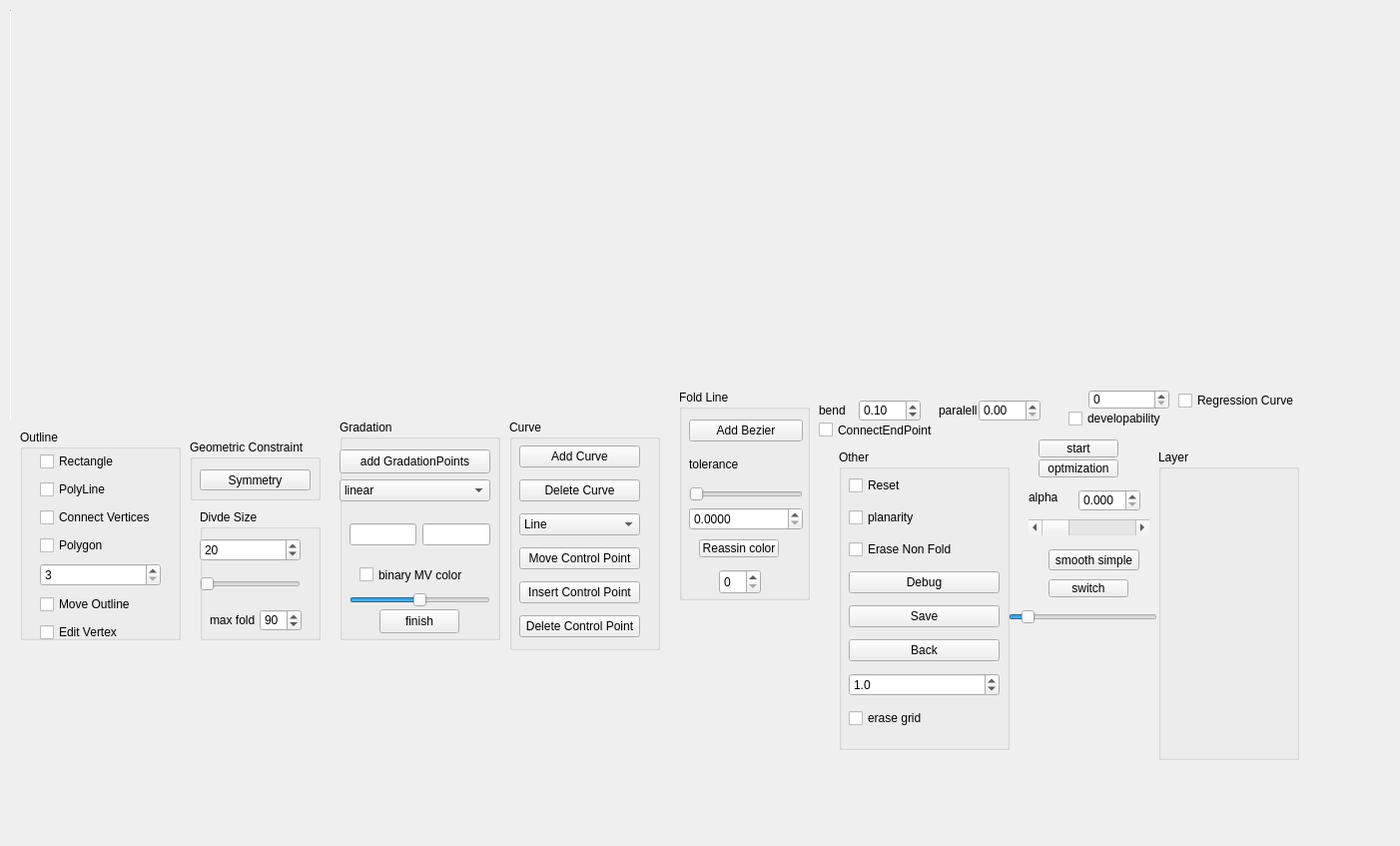
<?xml version="1.0" encoding="UTF-8"?>
<ui version="4.0">
 <class>MainWindow</class>
 <widget class="QWidget" name="MainWindow">
  <property name="geometry">
   <rect>
    <x>0</x>
    <y>0</y>
    <width>1402</width>
    <height>847</height>
   </rect>
  </property>
  <property name="windowTitle">
   <string>MainWindow</string>
  </property>
  <widget class="GLWidget_2D" name="glWid2dim" native="true">
   <property name="geometry">
    <rect>
     <x>10</x>
     <y>10</y>
     <width>621</width>
     <height>411</height>
    </rect>
   </property>
   <widget class="Line" name="line_4">
    <property name="geometry">
     <rect>
      <x>-10</x>
      <y>0</y>
      <width>20</width>
      <height>451</height>
     </rect>
    </property>
    <property name="orientation">
     <enum>Qt::Vertical</enum>
    </property>
   </widget>
   <widget class="Line" name="line_6">
    <property name="geometry">
     <rect>
      <x>0</x>
      <y>-10</y>
      <width>431</width>
      <height>16</height>
     </rect>
    </property>
    <property name="orientation">
     <enum>Qt::Horizontal</enum>
    </property>
   </widget>
  </widget>
  <widget class="QGroupBox" name="CurveListBox">
   <property name="geometry">
    <rect>
     <x>510</x>
     <y>420</y>
     <width>151</width>
     <height>231</height>
    </rect>
   </property>
   <property name="title">
    <string>Curve</string>
   </property>
   <widget class="QWidget" name="verticalLayoutWidget">
    <property name="geometry">
     <rect>
      <x>10</x>
      <y>20</y>
      <width>121</width>
      <height>204</height>
     </rect>
    </property>
    <layout class="QVBoxLayout" name="verticalLayout">
     <item>
      <widget class="QPushButton" name="curve_add">
       <property name="text">
        <string>Add Curve</string>
       </property>
      </widget>
     </item>
     <item>
      <widget class="QPushButton" name="delete_curve">
       <property name="text">
        <string>Delete Curve</string>
       </property>
      </widget>
     </item>
     <item>
      <widget class="QComboBox" name="CurveTypeBox">
       <property name="currentText">
        <string>Line</string>
       </property>
       <item>
        <property name="text">
         <string>Line</string>
        </property>
       </item>
       <item>
        <property name="text">
         <string>B-spline</string>
        </property>
       </item>
       <item>
        <property name="text">
         <string>Arc</string>
        </property>
       </item>
      </widget>
     </item>
     <item>
      <widget class="QPushButton" name="move_ctrl_pt">
       <property name="text">
        <string>Move Control Point</string>
       </property>
      </widget>
     </item>
     <item>
      <widget class="QPushButton" name="insert_ctrl_pt">
       <property name="text">
        <string>Insert Control Point</string>
       </property>
      </widget>
     </item>
     <item>
      <widget class="QPushButton" name="delete_ctrl_pt">
       <property name="text">
        <string>Delete Control Point</string>
       </property>
      </widget>
     </item>
    </layout>
   </widget>
  </widget>
  <widget class="QGroupBox" name="GradationBox">
   <property name="geometry">
    <rect>
     <x>340</x>
     <y>420</y>
     <width>161</width>
     <height>221</height>
    </rect>
   </property>
   <property name="title">
    <string>Gradation</string>
   </property>
   <widget class="QPushButton" name="AddPointsButton">
    <property name="geometry">
     <rect>
      <x>0</x>
      <y>30</y>
      <width>151</width>
      <height>24</height>
     </rect>
    </property>
    <property name="text">
     <string>add GradationPoints</string>
    </property>
   </widget>
   <widget class="QComboBox" name="CBox_InterpolationType">
    <property name="geometry">
     <rect>
      <x>0</x>
      <y>60</y>
      <width>151</width>
      <height>22</height>
     </rect>
    </property>
    <item>
     <property name="text">
      <string>linear</string>
     </property>
    </item>
    <item>
     <property name="text">
      <string>Spline</string>
     </property>
    </item>
    <item>
     <property name="text">
      <string>B-spline</string>
     </property>
    </item>
   </widget>
   <widget class="QWidget" name="horizontalLayoutWidget">
    <property name="geometry">
     <rect>
      <x>10</x>
      <y>90</y>
      <width>141</width>
      <height>51</height>
     </rect>
    </property>
    <layout class="QHBoxLayout" name="horizontalLayout_2">
     <item>
      <widget class="QLineEdit" name="CP_colortype"/>
     </item>
     <item>
      <widget class="QLineEdit" name="CP_colorval"/>
     </item>
    </layout>
   </widget>
   <widget class="QSlider" name="CP_colorSlider">
    <property name="geometry">
     <rect>
      <x>10</x>
      <y>170</y>
      <width>141</width>
      <height>21</height>
     </rect>
    </property>
    <property name="minimum">
     <number>-255</number>
    </property>
    <property name="maximum">
     <number>255</number>
    </property>
    <property name="orientation">
     <enum>Qt::Horizontal</enum>
    </property>
   </widget>
   <widget class="QCheckBox" name="BinaryMVColor">
    <property name="geometry">
     <rect>
      <x>20</x>
      <y>140</y>
      <width>111</width>
      <height>31</height>
     </rect>
    </property>
    <property name="text">
     <string>binary MV color</string>
    </property>
   </widget>
   <widget class="QPushButton" name="btn_ColorFinish">
    <property name="geometry">
     <rect>
      <x>40</x>
      <y>190</y>
      <width>80</width>
      <height>24</height>
     </rect>
    </property>
    <property name="text">
     <string>finish</string>
    </property>
   </widget>
  </widget>
  <widget class="QGroupBox" name="OutlineBox">
   <property name="geometry">
    <rect>
     <x>20</x>
     <y>430</y>
     <width>161</width>
     <height>211</height>
    </rect>
   </property>
   <property name="title">
    <string>Outline</string>
   </property>
   <widget class="QWidget" name="verticalLayoutWidget_3">
    <property name="geometry">
     <rect>
      <x>20</x>
      <y>20</y>
      <width>121</width>
      <height>195</height>
     </rect>
    </property>
    <layout class="QVBoxLayout" name="verticalLayout_3">
     <item>
      <widget class="QCheckBox" name="outline_rectangle">
       <property name="text">
        <string>Rectangle</string>
       </property>
      </widget>
     </item>
     <item>
      <widget class="QCheckBox" name="outline_polyline">
       <property name="text">
        <string>PolyLine</string>
       </property>
      </widget>
     </item>
     <item>
      <widget class="QCheckBox" name="ConnectVertices">
       <property name="text">
        <string>Connect Vertices</string>
       </property>
      </widget>
     </item>
     <item>
      <widget class="QCheckBox" name="outline_polygon">
       <property name="text">
        <string>Polygon</string>
       </property>
      </widget>
     </item>
     <item>
      <widget class="QSpinBox" name="Polygon_EdgeNum">
       <property name="minimum">
        <number>3</number>
       </property>
       <property name="maximum">
        <number>10</number>
       </property>
      </widget>
     </item>
     <item>
      <widget class="QCheckBox" name="MoveOutLineButton">
       <property name="text">
        <string>Move Outline</string>
       </property>
      </widget>
     </item>
     <item>
      <widget class="QCheckBox" name="EditVertexButton">
       <property name="text">
        <string>Edit Vertex</string>
       </property>
      </widget>
     </item>
    </layout>
   </widget>
  </widget>
  <widget class="QGroupBox" name="DivideSizeBox">
   <property name="geometry">
    <rect>
     <x>200</x>
     <y>510</y>
     <width>121</width>
     <height>131</height>
    </rect>
   </property>
   <property name="title">
    <string>Divde Size</string>
   </property>
   <widget class="QWidget" name="verticalLayoutWidget_4">
    <property name="geometry">
     <rect>
      <x>0</x>
      <y>20</y>
      <width>101</width>
      <height>71</height>
     </rect>
    </property>
    <layout class="QVBoxLayout" name="verticalLayout_4">
     <item>
      <widget class="QSpinBox" name="DivSizeSpinBox">
       <property name="minimum">
        <number>2</number>
       </property>
       <property name="maximum">
        <number>300</number>
       </property>
       <property name="value">
        <number>20</number>
       </property>
      </widget>
     </item>
     <item>
      <widget class="QSlider" name="DvidedSizeSlider">
       <property name="minimum">
        <number>2</number>
       </property>
       <property name="maximum">
        <number>300</number>
       </property>
       <property name="value">
        <number>2</number>
       </property>
       <property name="orientation">
        <enum>Qt::Horizontal</enum>
       </property>
      </widget>
     </item>
    </layout>
   </widget>
   <widget class="QSpinBox" name="ColorLimitation">
    <property name="geometry">
     <rect>
      <x>60</x>
      <y>100</y>
      <width>42</width>
      <height>22</height>
     </rect>
    </property>
    <property name="minimum">
     <number>1</number>
    </property>
    <property name="maximum">
     <number>180</number>
    </property>
    <property name="value">
     <number>90</number>
    </property>
   </widget>
   <widget class="QLabel" name="label">
    <property name="geometry">
     <rect>
      <x>10</x>
      <y>100</y>
      <width>51</width>
      <height>21</height>
     </rect>
    </property>
    <property name="text">
     <string>max fold</string>
    </property>
   </widget>
  </widget>
  <widget class="QGroupBox" name="OtherBox">
   <property name="geometry">
    <rect>
     <x>840</x>
     <y>450</y>
     <width>171</width>
     <height>301</height>
    </rect>
   </property>
   <property name="title">
    <string>Other</string>
   </property>
   <widget class="QWidget" name="verticalLayoutWidget_2">
    <property name="geometry">
     <rect>
      <x>10</x>
      <y>20</y>
      <width>151</width>
      <height>267</height>
     </rect>
    </property>
    <layout class="QVBoxLayout" name="verticalLayout_2">
     <item>
      <widget class="QCheckBox" name="Reset">
       <property name="text">
        <string>Reset</string>
       </property>
      </widget>
     </item>
     <item>
      <widget class="QCheckBox" name="PlanarityButton">
       <property name="text">
        <string>planarity</string>
       </property>
      </widget>
     </item>
     <item>
      <widget class="QCheckBox" name="EraseNonFoldButton">
       <property name="text">
        <string>Erase Non Fold</string>
       </property>
      </widget>
     </item>
     <item>
      <widget class="QPushButton" name="DebugWindow">
       <property name="text">
        <string>Debug</string>
       </property>
      </widget>
     </item>
     <item>
      <widget class="QPushButton" name="SaveButton">
       <property name="text">
        <string>Save</string>
       </property>
      </widget>
     </item>
     <item>
      <widget class="QPushButton" name="BackButton">
       <property name="text">
        <string>Back</string>
       </property>
      </widget>
     </item>
     <item>
      <widget class="QDoubleSpinBox" name="LineWidthSpinBox">
       <property name="decimals">
        <number>1</number>
       </property>
       <property name="minimum">
        <double>0.100000000000000</double>
       </property>
       <property name="maximum">
        <double>10.000000000000000</double>
       </property>
       <property name="singleStep">
        <double>0.100000000000000</double>
       </property>
       <property name="value">
        <double>1.000000000000000</double>
       </property>
      </widget>
     </item>
     <item>
      <widget class="QCheckBox" name="gridCBox">
       <property name="text">
        <string>erase grid</string>
       </property>
      </widget>
     </item>
    </layout>
   </widget>
  </widget>
  <widget class="QGroupBox" name="LayerListWidget">
   <property name="geometry">
    <rect>
     <x>1160</x>
     <y>450</y>
     <width>141</width>
     <height>311</height>
    </rect>
   </property>
   <property name="title">
    <string>Layer</string>
   </property>
  </widget>
  <widget class="GLWidget_3D" name="glWid3dim" native="true">
   <property name="geometry">
    <rect>
     <x>640</x>
     <y>10</y>
     <width>631</width>
     <height>371</height>
    </rect>
   </property>
  </widget>
  <widget class="Line" name="line_5">
   <property name="geometry">
    <rect>
     <x>-20</x>
     <y>400</y>
     <width>20</width>
     <height>451</height>
    </rect>
   </property>
   <property name="orientation">
    <enum>Qt::Vertical</enum>
   </property>
  </widget>
  <widget class="QGroupBox" name="GeometoryConstraitBox">
   <property name="geometry">
    <rect>
     <x>190</x>
     <y>440</y>
     <width>131</width>
     <height>61</height>
    </rect>
   </property>
   <property name="title">
    <string>Geometric Constraint</string>
   </property>
   <widget class="QPushButton" name="symmetryButton">
    <property name="geometry">
     <rect>
      <x>10</x>
      <y>30</y>
      <width>111</width>
      <height>21</height>
     </rect>
    </property>
    <property name="text">
     <string>Symmetry</string>
    </property>
   </widget>
  </widget>
  <widget class="QGroupBox" name="FoldLineBox">
   <property name="geometry">
    <rect>
     <x>680</x>
     <y>390</y>
     <width>131</width>
     <height>211</height>
    </rect>
   </property>
   <property name="title">
    <string>Fold Line</string>
   </property>
   <widget class="QWidget" name="verticalLayoutWidget_5">
    <property name="geometry">
     <rect>
      <x>10</x>
      <y>30</y>
      <width>114</width>
      <height>111</height>
     </rect>
    </property>
    <layout class="QVBoxLayout" name="verticalLayout_5">
     <item>
      <widget class="QPushButton" name="addFL_bezier">
       <property name="text">
        <string>Add Bezier</string>
       </property>
      </widget>
     </item>
     <item>
      <widget class="QLabel" name="label_3">
       <property name="text">
        <string>tolerance</string>
       </property>
      </widget>
     </item>
     <item>
      <widget class="QSlider" name="ToleranceValue">
       <property name="maximum">
        <number>10000</number>
       </property>
       <property name="singleStep">
        <number>1</number>
       </property>
       <property name="orientation">
        <enum>Qt::Horizontal</enum>
       </property>
      </widget>
     </item>
     <item>
      <widget class="QDoubleSpinBox" name="TolValue">
       <property name="decimals">
        <number>4</number>
       </property>
       <property name="maximum">
        <double>10.000000000000000</double>
       </property>
       <property name="singleStep">
        <double>0.010000000000000</double>
       </property>
      </widget>
     </item>
    </layout>
   </widget>
   <widget class="QPushButton" name="ReassinColorButton">
    <property name="geometry">
     <rect>
      <x>20</x>
      <y>150</y>
      <width>80</width>
      <height>18</height>
     </rect>
    </property>
    <property name="text">
     <string>Reassin color</string>
    </property>
   </widget>
   <widget class="QSpinBox" name="elimRuling">
    <property name="geometry">
     <rect>
      <x>40</x>
      <y>180</y>
      <width>42</width>
      <height>25</height>
     </rect>
    </property>
   </widget>
  </widget>
  <widget class="QLabel" name="label_2">
   <property name="geometry">
    <rect>
     <x>1030</x>
     <y>490</y>
     <width>31</width>
     <height>16</height>
    </rect>
   </property>
   <property name="text">
    <string>alpha</string>
   </property>
  </widget>
  <widget class="QPushButton" name="startButton">
   <property name="geometry">
    <rect>
     <x>1040</x>
     <y>440</y>
     <width>80</width>
     <height>18</height>
    </rect>
   </property>
   <property name="text">
    <string>start</string>
   </property>
  </widget>
  <widget class="QPushButton" name="switchDraw">
   <property name="geometry">
    <rect>
     <x>1050</x>
     <y>580</y>
     <width>80</width>
     <height>18</height>
    </rect>
   </property>
   <property name="text">
    <string>switch</string>
   </property>
  </widget>
  <widget class="QScrollBar" name="angleSlider">
   <property name="geometry">
    <rect>
     <x>1030</x>
     <y>520</y>
     <width>121</width>
     <height>16</height>
    </rect>
   </property>
   <property name="maximum">
    <number>36000</number>
   </property>
   <property name="orientation">
    <enum>Qt::Horizontal</enum>
   </property>
  </widget>
  <widget class="QDoubleSpinBox" name="angleA">
   <property name="geometry">
    <rect>
     <x>1080</x>
     <y>490</y>
     <width>62</width>
     <height>22</height>
    </rect>
   </property>
   <property name="decimals">
    <number>3</number>
   </property>
   <property name="maximum">
    <double>360.000000000000000</double>
   </property>
   <property name="singleStep">
    <double>0.010000000000000</double>
   </property>
  </widget>
  <widget class="QSlider" name="LineWidthSlider">
   <property name="geometry">
    <rect>
     <x>1010</x>
     <y>610</y>
     <width>149</width>
     <height>15</height>
    </rect>
   </property>
   <property name="minimum">
    <number>1</number>
   </property>
   <property name="maximum">
    <number>100</number>
   </property>
   <property name="singleStep">
    <number>1</number>
   </property>
   <property name="pageStep">
    <number>0</number>
   </property>
   <property name="value">
    <number>10</number>
   </property>
   <property name="sliderPosition">
    <number>10</number>
   </property>
   <property name="orientation">
    <enum>Qt::Horizontal</enum>
   </property>
  </widget>
  <widget class="QPushButton" name="OptBtn">
   <property name="geometry">
    <rect>
     <x>1040</x>
     <y>460</y>
     <width>80</width>
     <height>18</height>
    </rect>
   </property>
   <property name="text">
    <string>optmization</string>
   </property>
  </widget>
  <widget class="QPushButton" name="SimpleSmoothButton">
   <property name="geometry">
    <rect>
     <x>1050</x>
     <y>550</y>
     <width>91</width>
     <height>21</height>
    </rect>
   </property>
   <property name="text">
    <string>smooth simple</string>
   </property>
  </widget>
  <widget class="QDoubleSpinBox" name="BendWeightButton">
   <property name="geometry">
    <rect>
     <x>860</x>
     <y>400</y>
     <width>62</width>
     <height>22</height>
    </rect>
   </property>
   <property name="singleStep">
    <double>0.100000000000000</double>
   </property>
   <property name="value">
    <double>0.100000000000000</double>
   </property>
  </widget>
  <widget class="QDoubleSpinBox" name="ParalellWeightButton">
   <property name="geometry">
    <rect>
     <x>980</x>
     <y>400</y>
     <width>62</width>
     <height>22</height>
    </rect>
   </property>
   <property name="singleStep">
    <double>0.100000000000000</double>
   </property>
   <property name="value">
    <double>0.000000000000000</double>
   </property>
  </widget>
  <widget class="QLabel" name="label_4">
   <property name="geometry">
    <rect>
     <x>820</x>
     <y>400</y>
     <width>41</width>
     <height>21</height>
    </rect>
   </property>
   <property name="text">
    <string>bend</string>
   </property>
  </widget>
  <widget class="QLabel" name="label_5">
   <property name="geometry">
    <rect>
     <x>940</x>
     <y>400</y>
     <width>41</width>
     <height>21</height>
    </rect>
   </property>
   <property name="text">
    <string>paralell</string>
   </property>
  </widget>
  <widget class="QCheckBox" name="ConnectEndPointBox">
   <property name="geometry">
    <rect>
     <x>820</x>
     <y>420</y>
     <width>161</width>
     <height>21</height>
    </rect>
   </property>
   <property name="text">
    <string>ConnectEndPoint</string>
   </property>
  </widget>
  <widget class="QCheckBox" name="developablityButton">
   <property name="geometry">
    <rect>
     <x>1070</x>
     <y>410</y>
     <width>121</width>
     <height>18</height>
    </rect>
   </property>
   <property name="text">
    <string>developability</string>
   </property>
  </widget>
  <widget class="QSpinBox" name="spinBox_bendcurve">
   <property name="geometry">
    <rect>
     <x>1090</x>
     <y>390</y>
     <width>81</width>
     <height>20</height>
    </rect>
   </property>
  </widget>
  <widget class="QCheckBox" name="VisualizeRegCrv">
   <property name="geometry">
    <rect>
     <x>1180</x>
     <y>390</y>
     <width>121</width>
     <height>22</height>
    </rect>
   </property>
   <property name="text">
    <string>Regression Curve</string>
   </property>
  </widget>
 </widget>
 <customwidgets>
  <customwidget>
   <class>GLWidget_3D</class>
   <extends>QWidget</extends>
   <header>glwidget_3d.h</header>
   <container>1</container>
  </customwidget>
  <customwidget>
   <class>GLWidget_2D</class>
   <extends>QWidget</extends>
   <header>glwidget_2d.h</header>
   <container>1</container>
  </customwidget>
 </customwidgets>
 <resources/>
 <connections/>
</ui>
